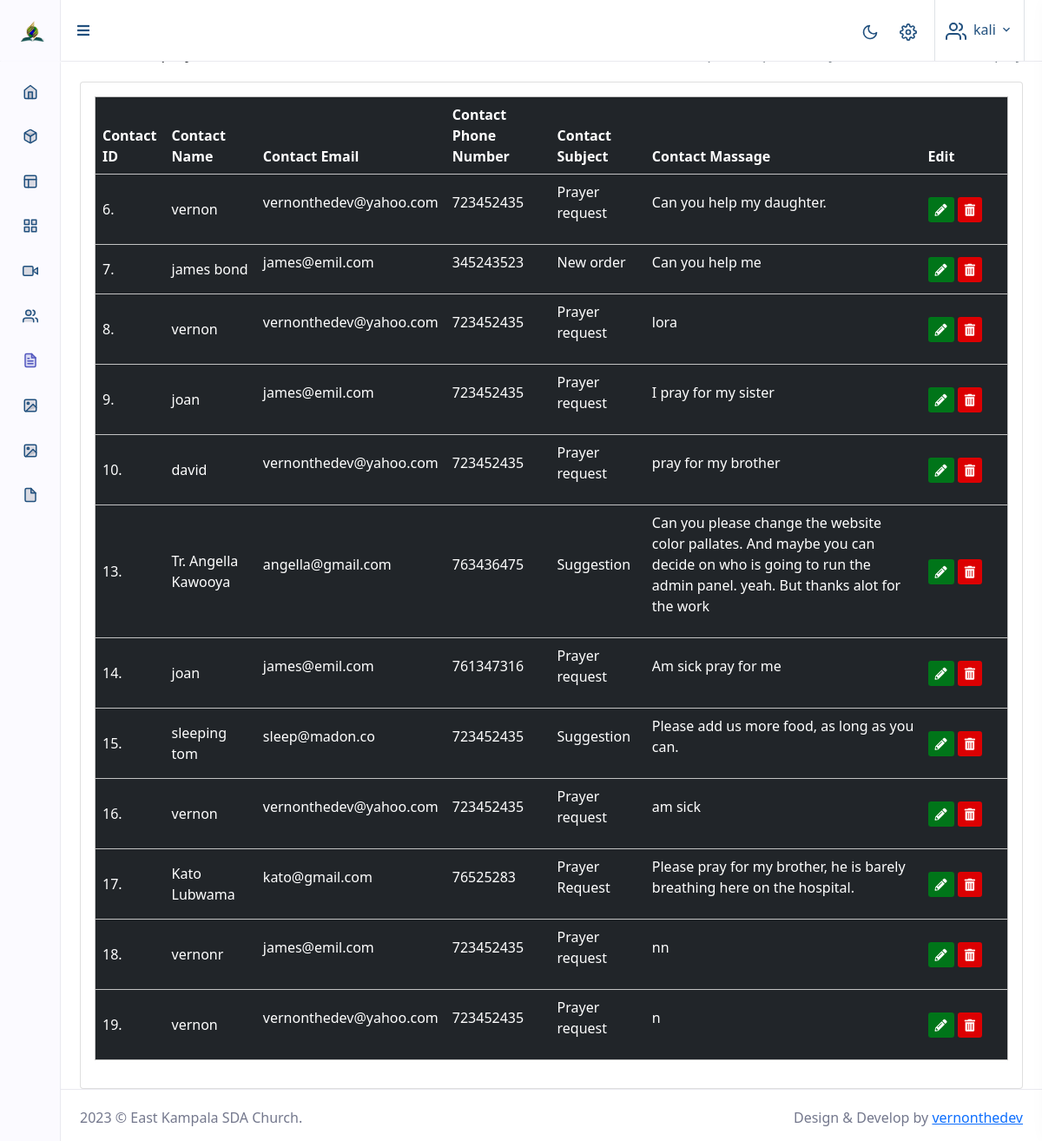
Screenshot of /admin/inquiry-list.php (signed in) with the database file from the repository.
### tables this page shows
CREATE TABLE `contact_inquiry` (
  `c_id` int(11) NOT NULL,
  `c_name` text NOT NULL,
  `c_email` varchar(100) NOT NULL,
  `c_phone` bigint(15) NOT NULL,
  `c_subject` varchar(100) NOT NULL,
  `c_massage` varchar(300) NOT NULL
);

### admin/inquiry-list.php (the view, shortened to what this page needs)
<?php
include'config.php';
$view_inquiry = "SELECT * FROM contact_inquiry";
$run_query = $conn->prepare($view_inquiry);
$run_query->execute();
$rows = $run_query->fetchAll();
?>
<!doctype html>
<html lang="en">
<head>
    <?php include'style.php'; ?>
</head>
<body>
        <div id="layout-wrapper">
    <?php include'header.php'; ?>
            <div class="main-content">
                <div class="page-content">
                    <div class="container-fluid">
                        <div class="row">
                            <div class="col-12">
                                <div class="page-title-box d-sm-flex align-items-center justify-content-between">
                                    <h4 class="mb-sm-0 font-size-18">Contact Inquiry List</h4>
                                    <div class="page-title-right">
                                        <ol class="breadcrumb m-0">
                                            <li class="breadcrumb-item"><a href="javascript: void(0);">Admin</a></li>
                                            <li class="breadcrumb-item active">Contact Inquiry</li>
                                        </ol>
                                    </div>
                                </div>
                            </div>
                        </div>
                        <div class="row">
                            <div class="col-12">
                                <div class="card bg-soft-warning">
                                    <div class="card-body">
                                        <div class="table-responsive">
                                            <table class='table table-borderless table-dark  table-editable table-nowrap align-middle table-edits'>
                                                <thead>
                                                    <tr>
                                                        <th>Contact ID</th>
                                                        <th>Contact Name</th>
                                                        <th>Contact Email</th>
                                                        <th>Contact Phone Number</th>
                                                        <th>Contact Subject</th>
                                                        <th>Contact Massage</th>
                                                        <th>Edit</th>
                                                    </tr>
                                                </thead>
                                                <tbody>
                                                    <?php
                                                foreach($rows as $row){
                                                $c_id = $row->c_id;
                                                $c_name = $row->c_name;
                                                $c_email = $row->c_email;
                                                $c_phone = $row->c_phone;
                                                $c_subject = $row->c_subject;
                                                $c_massage = $row->c_massage;
                                                    echo "<tr data-id='1'>
                                                        <td data-field='contact_id' style='width: 80px'> ".$c_id.".
                                                        </td>
                                                        <td data-field='contact_title' class='contact_title'>".$c_name."
                                                        </td>
                                                        <td data-field='contact_content' class='contact_content'>
                                                            <p>".$c_email."</p>
                                                        </td>
                                                        <td data-field='contact_content' class='contact_content'>
                                                            <p>".$c_phone."</p>
                                                        </td>
                                                        <td data-field='contact_content' class='contact_content'>
                                                            <p>".$c_subject."</p>
                                                        </td>
                                                        <td data-field='contact_content' class='contact_content'>
                                                            <p>".$c_massage."</p>
                                                        </td>
                                                        <td style='width: 100px'>
                                                            <a href='edit-inquiry.php?id=$c_id' class='btn btn-outline-secondary btn-sm edit' title='Edit'>
                                                                <i class='fas fa-pencil-alt'></i>
                                                            </a>
                                                            <a href='delete-inquiry.php?id=$c_id'  class='btn btn-outline-secondary btn-sm edit' title='Delete'>
                                                                <i class='fas fa-trash-alt'></i>
                                                            </a>
                                                        </td>
                                                    </tr>";
                                            }
                                             ?>
                                                </tbody>
                                            </table>
                                        </div>
                                    </div>
                                </div>
                            </div>
                        </div>
                    </div>
                </div>
    <?php include'right-sidebar.php'; ?>
</body>
</html>

### rows the page displays
contact_inquiry: c_id "6", c_name "vernon", c_email "vernonthedev@yahoo.com", c_phone "723452435", c_subject "Prayer request", c_massage "Can you help my daughter."
contact_inquiry: c_id "7", c_name "james bond", c_email "james@emil.com", c_phone "345243523", c_subject "New order", c_massage "Can you help me"
contact_inquiry: c_id "8", c_name "vernon", c_email "vernonthedev@yahoo.com", c_phone "723452435", c_subject "Prayer request", c_massage "lora"
contact_inquiry: c_id "9", c_name "joan", c_email "james@emil.com", c_phone "723452435", c_subject "Prayer request", c_massage "I pray for my sister"
contact_inquiry: c_id "10", c_name "david", c_email "vernonthedev@yahoo.com", c_phone "723452435", c_subject "Prayer request", c_massage "pray for my brother"
contact_inquiry: c_id "13", c_name "Tr. Angella Kawooya", c_email "angella@gmail.com", c_phone "763436475", c_subject "Suggestion", c_massage "Can you please change the website color pallates. And maybe you can decide on who is going to run the admin panel. yeah. But thanks alot for the work"
contact_inquiry: c_id "14", c_name "joan", c_email "james@emil.com", c_phone "761347316", c_subject "Prayer request", c_massage "Am sick pray for me"
contact_inquiry: c_id "15", c_name "sleeping tom", c_email "sleep@madon.co", c_phone "723452435", c_subject "Suggestion", c_massage "Please add us more food, as long as you can."
contact_inquiry: c_id "16", c_name "vernon", c_email "vernonthedev@yahoo.com", c_phone "723452435", c_subject "Prayer request", c_massage "am sick"
contact_inquiry: c_id "17", c_name "Kato Lubwama", c_email "kato@gmail.com", c_phone "76525283", c_subject "Prayer Request", c_massage "Please pray for my brother, he is barely breathing here on the hospital."
contact_inquiry: c_id "18", c_name "vernonr", c_email "james@emil.com", c_phone "723452435", c_subject "Prayer request", c_massage "nn"
contact_inquiry: c_id "19", c_name "vernon", c_email "vernonthedev@yahoo.com", c_phone "723452435", c_subject "Prayer request", c_massage "n"

### other values shown
$_SESSION['admin_name'] "kali"
